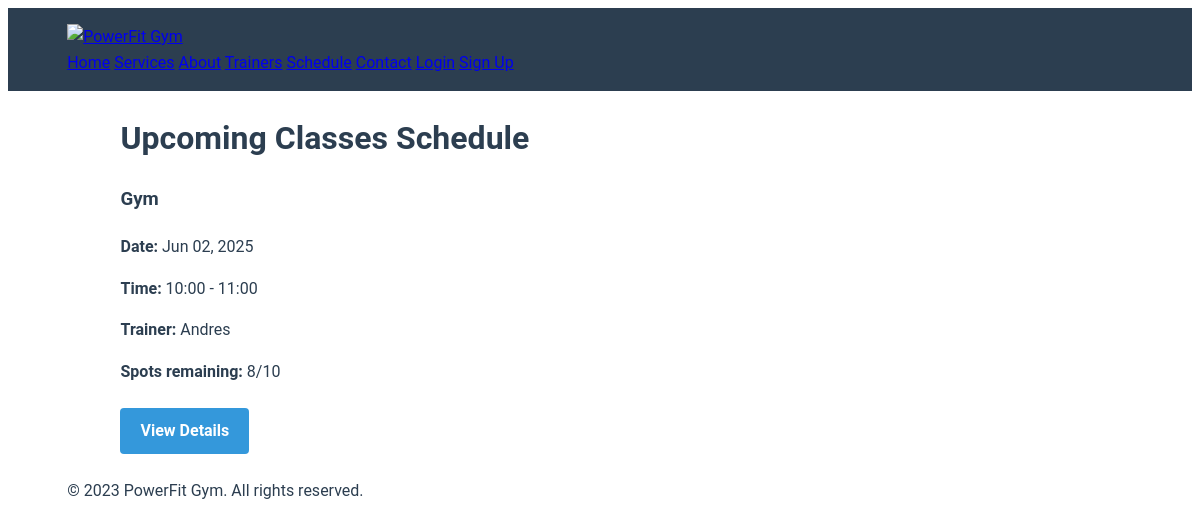
Page /schedule/ on the committed database.
### main/models.py (models this page shows, shortened)
class ClassSchedule(models.Model):
    service = models.ForeignKey(Service, on_delete=models.CASCADE, related_name='schedules')
    trainer = models.ForeignKey(Trainer, on_delete=models.CASCADE)
    start_datetime = models.DateTimeField()
    end_datetime = models.DateTimeField()
    max_capacity = models.PositiveIntegerField(default=10)
    class Meta:
        ordering = ['start_datetime']
        unique_together = [['service', 'start_datetime']]
    def spots_remaining(self):
        return self.max_capacity - self.bookings.count()

class Service(models.Model):
    name = models.CharField(max_length=100)
    description = models.TextField()
    price = models.DecimalField(max_digits=6, decimal_places=2, default=0.00)
    duration = models.CharField(max_length=50, help_text="Eg: 60 minutes")
    featured = models.BooleanField(default=False)
    image = models.CharField(max_length=100, blank=True)
    max_capacity = models.PositiveIntegerField(
        default=10,
        help_text="Maximum participants per session"
    )

class Trainer(models.Model):
    name = models.CharField(max_length=100)
    specialization = models.CharField(max_length=100)
    bio = models.TextField()
    image = models.ImageField(upload_to='trainers/')
    experience = models.PositiveIntegerField(null=True, blank=True)

### main/views.py (the view)
# urls.py: path('schedule/', views.schedule, name='schedule'),  # Added missing schedule URL
def schedule(request):
    start_date = timezone.now()
    end_date = start_date + timedelta(days=7)
    schedules = ClassSchedule.objects.filter(
        start_datetime__range=(start_date, end_date),
        start_datetime__gt=timezone.now()
    ).order_by('start_datetime')
    return render(request, 'schedule.html', {'schedules': schedules})

### main/templates/schedule.html
{% extends 'base.html' %}
{% block content %}
<div class="container">
    <h1>Upcoming Classes Schedule</h1>
    {% if schedules %}
        <div class="schedule-list">
            {% for schedule in schedules %}
            <div class="schedule-card">
                <h3>{{ schedule.service.name }}</h3>
                <p><strong>Date:</strong> {{ schedule.start_datetime|date:"M d, Y" }}</p>
                <p><strong>Time:</strong> {{ schedule.start_datetime|time:"H:i" }} - {{ schedule.end_datetime|time:"H:i" }}</p>
                <p><strong>Trainer:</strong> {{ schedule.trainer.name }}</p>
                <p><strong>Spots remaining:</strong> {{ schedule.spots_remaining }}/{{ schedule.max_capacity }}</p>
                <a href="{% url 'service_detail' schedule.service.id %}" class="btn btn-primary">View Details</a>
            </div>
            {% endfor %}
        </div>
    {% else %}
        <p>No upcoming classes scheduled.</p>
    {% endif %}
</div>
{% endblock %}

### static/css/style.css (style rules this page uses)
:root { --primary: #2c3e50; --secondary: #e74c3c; --light: #ecf0f1; --dark: #2c3e50; }
body { font-family: 'Roboto', sans-serif; line-height: 1.6; color: var(--dark); }
.container { width: 90%; max-width: 1200px; margin: 0 auto; }
.btn { padding: 10px 20px; border-radius: 4px; text-decoration: none; cursor: pointer; border: none; font-size: 16px; }
.btn-primary { background-color: #3498db; color: white; }
.schedule-list { display: grid; grid-template-columns: repeat(auto-fill, minmax(300px, 1fr)); gap: 20px; margin-top: 20px; }
.schedule-card { background: #fff; border-radius: 8px; padding: 20px; box-shadow: 0 2px 10px rgba(0,0,0,0.1); transition: transform 0.3s ease; }
.schedule-card h3 { margin-top: 0; color: #2c3e50; }
.schedule-card p { margin: 8px 0; }

### static/css/utilities.css (style rules this page uses)
.btn { display: inline-block; padding: 0.8rem 1.5rem; border-radius: 5px; text-decoration: none; font-weight: bold; transition: all 0.3s ease; }
.btn-primary { background-color: var(--secondary); color: white; }

### static/css/admin.css (style rules this page uses)
.btn { display: inline-block; background: #3498db; color: white; padding: 10px 15px; border-radius: 4px; text-decoration: none; margin: 10px 0; }
.btn { padding: 10px 20px; border-radius: 4px; text-decoration: none; cursor: pointer; border: none; font-size: 16px; }
.btn-primary { background-color: #3498db; color: white; }

### main/templates/base.html (style rules this page uses)
button, .btn { display: inline-block; background-color: #3498db; color: white; padding: 10px 20px; margin: 8px 0; border: none; border-radius: 4px; cursor: pointer; text-decoration: none; font }

### rows in the picture
ClassSchedule: service.name "Gym", start_datetime "Jun 02, 2025", start_datetime "10:00", end_datetime "11:00", trainer.name "Andres", spots_remaining "8", max_capacity "10"
